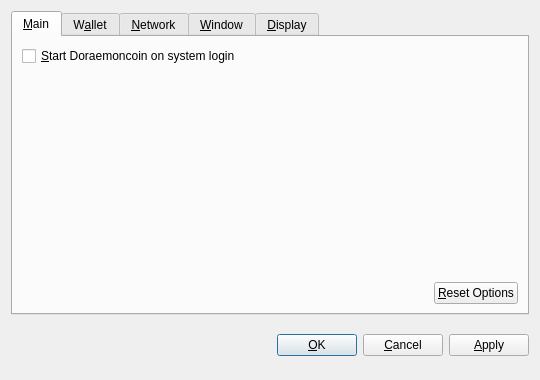
<?xml version="1.0" encoding="UTF-8"?>
<ui version="4.0">
 <class>OptionsDialog</class>
 <widget class="QDialog" name="OptionsDialog">
  <property name="geometry">
   <rect>
    <x>0</x>
    <y>0</y>
    <width>540</width>
    <height>380</height>
   </rect>
  </property>
  <property name="windowTitle">
   <string>Options</string>
  </property>
  <property name="modal">
   <bool>true</bool>
  </property>
  <layout class="QVBoxLayout" name="verticalLayout">
   <item>
    <widget class="QTabWidget" name="tabWidget">
     <property name="tabPosition">
      <enum>QTabWidget::North</enum>
     </property>
     <property name="currentIndex">
      <number>0</number>
     </property>
     <widget class="QWidget" name="tabMain">
      <attribute name="title">
       <string>&amp;Main</string>
      </attribute>
      <layout class="QVBoxLayout" name="verticalLayout_Main">
       <item>
        <widget class="QCheckBox" name="bitcoinAtStartup">
         <property name="toolTip">
          <string>Automatically start Doraemoncoin after logging in to the system.</string>
         </property>
         <property name="text">
          <string>&amp;Start Doraemoncoin on system login</string>
         </property>
        </widget>
       </item>
       <item>
        <spacer name="verticalSpacer_Main">
         <property name="orientation">
          <enum>Qt::Vertical</enum>
         </property>
         <property name="sizeHint" stdset="0">
          <size>
           <width>20</width>
           <height>40</height>
          </size>
         </property>
        </spacer>
       </item>
       <item>
        <layout class="QHBoxLayout" name="horizontalLayout_2_Main">
         <item>
          <spacer name="horizontalSpacer_2_Main">
           <property name="orientation">
            <enum>Qt::Horizontal</enum>
           </property>
           <property name="sizeHint" stdset="0">
            <size>
             <width>40</width>
             <height>20</height>
            </size>
           </property>
          </spacer>
         </item>
         <item>
          <widget class="QPushButton" name="resetButton">
           <property name="toolTip">
            <string>Reset all client options to default.</string>
           </property>
           <property name="text">
            <string>&amp;Reset Options</string>
           </property>
           <property name="autoDefault">
            <bool>false</bool>
           </property>
          </widget>
         </item>
        </layout>
       </item>
      </layout>
     </widget>
     <widget class="QWidget" name="tabWallet">
      <attribute name="title">
       <string>W&amp;allet</string>
      </attribute>
      <layout class="QVBoxLayout" name="verticalLayout_Network">
       <item>
        <widget class="QLabel" name="transactionFeeInfoLabel">
         <property name="text">
          <string>Optional transaction fee per kB that helps make sure your transactions are processed quickly. Most transactions are 1 kB.</string>
         </property>
         <property name="textFormat">
          <enum>Qt::PlainText</enum>
         </property>
         <property name="wordWrap">
          <bool>true</bool>
         </property>
        </widget>
       </item>
       <item>
        <layout class="QHBoxLayout" name="horizontalLayout_1_Main">
         <item>
          <widget class="QLabel" name="transactionFeeLabel">
           <property name="text">
            <string>Pay transaction &amp;fee</string>
           </property>
           <property name="textFormat">
            <enum>Qt::PlainText</enum>
           </property>
           <property name="buddy">
            <cstring>transactionFee</cstring>
           </property>
          </widget>
         </item>
         <item>
          <widget class="BitcoinAmountField" name="transactionFee"/>
         </item>
         <item>
          <spacer name="horizontalSpacer_1_Main">
           <property name="orientation">
            <enum>Qt::Horizontal</enum>
           </property>
           <property name="sizeHint" stdset="0">
            <size>
             <width>40</width>
             <height>20</height>
            </size>
           </property>
          </spacer>
         </item>
        </layout>
       </item>
       <item>
        <widget class="QLabel" name="label">
         <property name="text">
          <string>If you disable the spending of unconfirmed change, the change from a transaction cannot be used until that transaction has at least one confirmation. This also affects how your balance is computed.</string>
         </property>
         <property name="wordWrap">
          <bool>true</bool>
         </property>
        </widget>
       </item>
       <item>
        <widget class="QCheckBox" name="spendZeroConfChange">
         <property name="text">
          <string>Spend unconfirmed change  (experts only)</string>
         </property>
        </widget>
       </item>
       <item>
        <spacer name="verticalSpacer">
         <property name="orientation">
          <enum>Qt::Vertical</enum>
         </property>
         <property name="sizeHint" stdset="0">
          <size>
           <width>20</width>
           <height>40</height>
          </size>
         </property>
        </spacer>
       </item>
      </layout>
     </widget>
     <widget class="QWidget" name="tabNetwork">
      <attribute name="title">
       <string>&amp;Network</string>
      </attribute>
      <layout class="QVBoxLayout" name="verticalLayout_Network">
       <item>
        <widget class="QCheckBox" name="mapPortUpnp">
         <property name="toolTip">
          <string>Automatically open the Doraemoncoin client port on the router. This only works when your router supports UPnP and it is enabled.</string>
         </property>
         <property name="text">
          <string>Map port using &amp;UPnP</string>
         </property>
        </widget>
       </item>
       <item>
        <widget class="QCheckBox" name="connectSocks">
         <property name="toolTip">
          <string>Connect to the Doraemoncoin network through a SOCKS proxy (e.g. when connecting through Tor).</string>
         </property>
         <property name="text">
          <string>&amp;Connect through SOCKS proxy:</string>
         </property>
        </widget>
       </item>
       <item>
        <layout class="QHBoxLayout" name="horizontalLayout_Network">
         <item>
          <widget class="QLabel" name="proxyIpLabel">
           <property name="text">
            <string>Proxy &amp;IP:</string>
           </property>
           <property name="textFormat">
            <enum>Qt::PlainText</enum>
           </property>
           <property name="buddy">
            <cstring>proxyIp</cstring>
           </property>
          </widget>
         </item>
         <item>
          <widget class="QValidatedLineEdit" name="proxyIp">
           <property name="maximumSize">
            <size>
             <width>140</width>
             <height>16777215</height>
            </size>
           </property>
           <property name="toolTip">
            <string>IP address of the proxy (e.g. 127.0.0.1)</string>
           </property>
          </widget>
         </item>
         <item>
          <widget class="QLabel" name="proxyPortLabel">
           <property name="text">
            <string>&amp;Port:</string>
           </property>
           <property name="textFormat">
            <enum>Qt::PlainText</enum>
           </property>
           <property name="buddy">
            <cstring>proxyPort</cstring>
           </property>
          </widget>
         </item>
         <item>
          <widget class="QLineEdit" name="proxyPort">
           <property name="maximumSize">
            <size>
             <width>55</width>
             <height>16777215</height>
            </size>
           </property>
           <property name="toolTip">
            <string>Port of the proxy (e.g. 9050)</string>
           </property>
          </widget>
         </item>
         <item>
          <widget class="QLabel" name="socksVersionLabel">
           <property name="text">
            <string>SOCKS &amp;Version:</string>
           </property>
           <property name="textFormat">
            <enum>Qt::PlainText</enum>
           </property>
           <property name="buddy">
            <cstring>socksVersion</cstring>
           </property>
          </widget>
         </item>
         <item>
          <widget class="QValueComboBox" name="socksVersion">
           <property name="toolTip">
            <string>SOCKS version of the proxy (e.g. 5)</string>
           </property>
          </widget>
         </item>
         <item>
          <spacer name="horizontalSpacer_Network">
           <property name="orientation">
            <enum>Qt::Horizontal</enum>
           </property>
           <property name="sizeHint" stdset="0">
            <size>
             <width>40</width>
             <height>20</height>
            </size>
           </property>
          </spacer>
         </item>
        </layout>
       </item>
       <item>
        <spacer name="verticalSpacer_Network">
         <property name="orientation">
          <enum>Qt::Vertical</enum>
         </property>
         <property name="sizeHint" stdset="0">
          <size>
           <width>20</width>
           <height>40</height>
          </size>
         </property>
        </spacer>
       </item>
      </layout>
     </widget>
     <widget class="QWidget" name="tabWindow">
      <attribute name="title">
       <string>&amp;Window</string>
      </attribute>
      <layout class="QVBoxLayout" name="verticalLayout_Window">
       <item>
        <widget class="QCheckBox" name="minimizeToTray">
         <property name="toolTip">
          <string>Show only a tray icon after minimizing the window.</string>
         </property>
         <property name="text">
          <string>&amp;Minimize to the tray instead of the taskbar</string>
         </property>
        </widget>
       </item>
       <item>
        <widget class="QCheckBox" name="minimizeOnClose">
         <property name="toolTip">
          <string>Minimize instead of exit the application when the window is closed. When this option is enabled, the application will be closed only after selecting Quit in the menu.</string>
         </property>
         <property name="text">
          <string>M&amp;inimize on close</string>
         </property>
        </widget>
       </item>
       <item>
        <spacer name="verticalSpacer_Window">
         <property name="orientation">
          <enum>Qt::Vertical</enum>
         </property>
         <property name="sizeHint" stdset="0">
          <size>
           <width>20</width>
           <height>40</height>
          </size>
         </property>
        </spacer>
       </item>
      </layout>
     </widget>
     <widget class="QWidget" name="tabDisplay">
      <attribute name="title">
       <string>&amp;Display</string>
      </attribute>
      <layout class="QVBoxLayout" name="verticalLayout_Display">
       <item>
        <layout class="QHBoxLayout" name="horizontalLayout_1_Display">
         <item>
          <widget class="QLabel" name="langLabel">
           <property name="text">
            <string>User Interface &amp;language:</string>
           </property>
           <property name="textFormat">
            <enum>Qt::PlainText</enum>
           </property>
           <property name="buddy">
            <cstring>lang</cstring>
           </property>
          </widget>
         </item>
         <item>
          <widget class="QValueComboBox" name="lang">
           <property name="toolTip">
            <string>The user interface language can be set here. This setting will take effect after restarting Doraemoncoin.</string>
           </property>
          </widget>
         </item>
        </layout>
       </item>
       <item>
        <layout class="QHBoxLayout" name="horizontalLayout_2_Display">
         <item>
          <widget class="QLabel" name="unitLabel">
           <property name="text">
            <string>&amp;Unit to show amounts in:</string>
           </property>
           <property name="textFormat">
            <enum>Qt::PlainText</enum>
           </property>
           <property name="buddy">
            <cstring>unit</cstring>
           </property>
          </widget>
         </item>
         <item>
          <widget class="QValueComboBox" name="unit">
           <property name="toolTip">
            <string>Choose the default subdivision unit to show in the interface and when sending coins.</string>
           </property>
          </widget>
         </item>
        </layout>
       </item>
       <item>
        <widget class="QCheckBox" name="displayAddresses">
         <property name="toolTip">
          <string>Whether to show Doraemoncoin addresses in the transaction list or not.</string>
         </property>
         <property name="text">
          <string>&amp;Display addresses in transaction list</string>
         </property>
        </widget>
       </item>
       <item>
        <widget class="QCheckBox" name="coinControlFeatures">
         <property name="toolTip">
          <string>Whether to show coin control features or not.</string>
         </property>
         <property name="text">
          <string>Display coin &amp;control features (experts only!)</string>
         </property>
        </widget>
       </item>
       <item>
        <spacer name="verticalSpacer_Display">
         <property name="orientation">
          <enum>Qt::Vertical</enum>
         </property>
         <property name="sizeHint" stdset="0">
          <size>
           <width>20</width>
           <height>40</height>
          </size>
         </property>
        </spacer>
       </item>
      </layout>
     </widget>
    </widget>
   </item>
   <item>
    <layout class="QHBoxLayout" name="horizontalLayout_Buttons">
     <item>
      <spacer name="horizontalSpacer_1">
       <property name="orientation">
        <enum>Qt::Horizontal</enum>
       </property>
       <property name="sizeHint" stdset="0">
        <size>
         <width>40</width>
         <height>48</height>
        </size>
       </property>
      </spacer>
     </item>
     <item>
      <widget class="QLabel" name="statusLabel">
       <property name="font">
        <font>
         <weight>75</weight>
         <bold>true</bold>
        </font>
       </property>
       <property name="text">
        <string/>
       </property>
       <property name="textFormat">
        <enum>Qt::PlainText</enum>
       </property>
       <property name="wordWrap">
        <bool>true</bool>
       </property>
      </widget>
     </item>
     <item>
      <spacer name="horizontalSpacer_2">
       <property name="orientation">
        <enum>Qt::Horizontal</enum>
       </property>
       <property name="sizeHint" stdset="0">
        <size>
         <width>40</width>
         <height>48</height>
        </size>
       </property>
      </spacer>
     </item>
     <item>
      <widget class="QPushButton" name="okButton">
       <property name="text">
        <string>&amp;OK</string>
       </property>
      </widget>
     </item>
     <item>
      <widget class="QPushButton" name="cancelButton">
       <property name="text">
        <string>&amp;Cancel</string>
       </property>
       <property name="autoDefault">
        <bool>false</bool>
       </property>
      </widget>
     </item>
     <item>
      <widget class="QPushButton" name="applyButton">
       <property name="text">
        <string>&amp;Apply</string>
       </property>
       <property name="autoDefault">
        <bool>false</bool>
       </property>
      </widget>
     </item>
    </layout>
   </item>
  </layout>
 </widget>
 <customwidgets>
  <customwidget>
   <class>BitcoinAmountField</class>
   <extends>QSpinBox</extends>
   <header>bitcoinamountfield.h</header>
  </customwidget>
  <customwidget>
   <class>QValueComboBox</class>
   <extends>QComboBox</extends>
   <header>qvaluecombobox.h</header>
  </customwidget>
  <customwidget>
   <class>QValidatedLineEdit</class>
   <extends>QLineEdit</extends>
   <header>qvalidatedlineedit.h</header>
  </customwidget>
 </customwidgets>
 <resources/>
 <connections/>
</ui>
